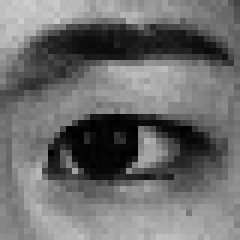
%> input picture src/leye.bmp, 40 x 40 px (shown 6 times larger)
$ octave --eval "result = EyeDetecct(imread('leye.bmp'));"   (GNU Octave 9; MATLAB toolbox functions it lacks are replaced by stand-ins)
%> lines starting %> are read from the running program, lines starting %| are printed output that depends on the picture
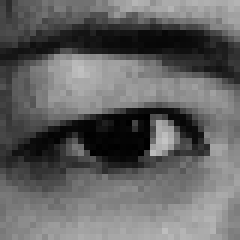
%> input picture src/reye.bmp, 40 x 40 px (shown 6 times larger)
### src/eyematch2.m
% ----------- Template Matching --------------- %
% face  :           Face image
% thresh :           Threshold for eye region seperation
% template:          Right eye template
% template2:         Left eye template
%
% lefteyex, lefteyey : x, y positions of left eye
% righteyex, righteyey : x, y positions of right eye
% eyematch2(I,.8,temp_Rgh,temp_Lft);
%
%##########################################################################

function [lefteyex,lefteyey,righteyex,righteyey]=eyematch2(face,thresh,template,template2);
%> called with thresh = 0.4

%
%first selection
img=face-mean(mean(face));
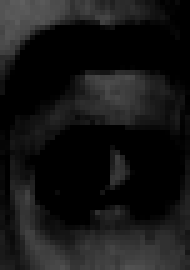
%> img: size 54x38x3 uint8 (shown 5 times larger); min 0, max 95, mean 21.5
template=template-mean(mean(template));
template2=template2-mean(mean(template2));

C=normxcorr2(template,img);
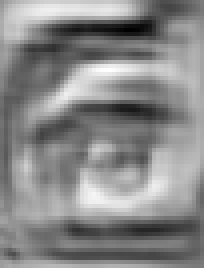
%> C: size 67x51x3 double (shown 4 times larger); min -0.617, max 0.551, mean 0.00977; drawn with min black and max white
C2=normxcorr2(template2,img);
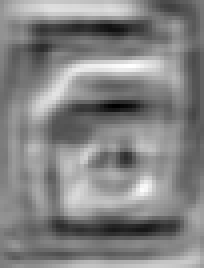
%> C2: size 67x51x3 double (shown 4 times larger); min -0.588, max 0.57, mean 0.00909; drawn with min black and max white

Csub = C((size(template,1)-1)/2+1:size(img,1)-1,(size(template,2)-1)/2+1:size(img,2)-1);
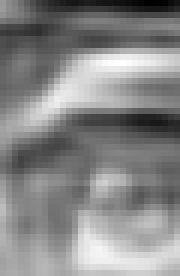
%> Csub: size 46x30 double (shown 6 times larger); min -0.617, max 0.551, mean 0.00283; drawn with min black and max white
%figure;
Csub2 = C2((size(template,1)-1)/2+1:size(img,1)-1,(size(template,2)-1)/2+1:size(img,2)-1);
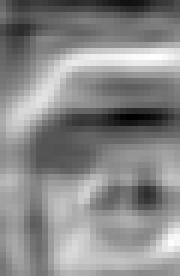
%> Csub2: size 46x30 double (shown 6 times larger); min -0.588, max 0.57, mean 0.0333; drawn with min black and max white
%figure;
%imshow(Csub, []), pixval;

BW1 = Csub;
BW1(find(BW1<thresh))=0;
BW1(find(BW1>thresh))=1;
%figure, imshow(BW);
BW2 = Csub2;
BW2(find(BW2<thresh))=0;
BW2(find(BW2>thresh))=1;

BW=BW1+BW2;
%figure, imshow(BW);
[L,n] = bwlabel(BW);
%> n = 4
stats = regionprops(L, 'centroid');
%> stats = 4 regions; Centroid: [10 16.4], [21.1 10.6], [18.6 43.2], [29.2 40.9]
% Draw an asterisk


% second selection
face=histeq(face);
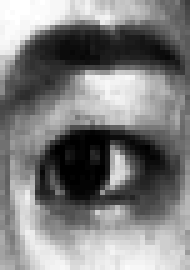
%> face: size 54x38x3 uint8 (shown 5 times larger); min 0, max 255, mean 126.4
%> the run ends on the next line
BW = edge(face,'sobel',0.1,'horizontal');
histvector=sum(BW');
val=max(histvector);


%figure(1);imshow(face);
centroids = cat(1, stats.Centroid);

halfline=fix(size(face,2)/2);
LeftCoor=[];
RightCoor=[];
for i=1:size(centroids,1)
    if centroids(i,1) < halfline
        LeftCoor=[LeftCoor centroids(i,:)'];
    else
        RightCoor=[RightCoor centroids(i,:)'];
    end
end
disarray=[];
for i=1:size(LeftCoor,2)
    for j=1:size(RightCoor,2)
        dis=abs(LeftCoor(2,i)-RightCoor(2,j));
        if ( abs(LeftCoor(1,i)-RightCoor(1,j)) > size(face,2) * 0.3 )
            disarray=[disarray [i j  dis]'];
        end
    end
end
[B,IX]=sort (disarray(3,:),'ascend');
lefteyex=LeftCoor(1,disarray(1,IX(1)));
lefteyey=LeftCoor(2,disarray(1,IX(1)));
righteyex=RightCoor(1,disarray(2,IX(1)));
righteyey=RightCoor(2,disarray(2,IX(1)));
% [8 lines of commented-out code are left out]

### src/EyeDetect.m
%##########################################################################
%
% EyeDetecct : detect both eye position in face image
%
% im : face image
% lx, ly : x, y positions of left eye
% rx, ry : x, y positions of right eye
%##########################################################################
function [lx,ly,rx,ry]=EyeDetecct(im)

im1=imresize(im,[54 38],'bilinear');
templateR=double(rgb2gray(imread('reye.bmp')));
templateL=double(rgb2gray(imread('leye.bmp')));
templateR = imresize(templateR,[14 14], 'bilinear');
templateL = imresize(templateL,[14 14], 'bilinear');
threshold=0.4;

% eye detection using template matching
[lx1,ly1,rx1,ry1]=eyematch2(im1,threshold,templateR,templateL);
m=(ly1+ry1)/2;
ly1=m;
ry1=m;
lx=round(lx1/38*size(im,2));
ly=round(ly1/54*size(im,1));
rx=round(rx1/38*size(im,2));
ry=round(ry1/54*size(im,1));

end
